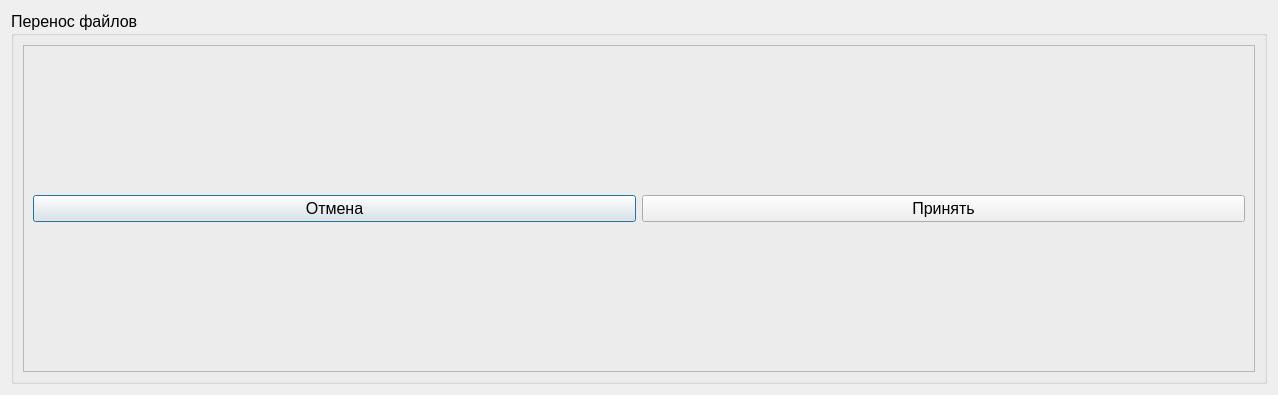
<?xml version="1.0" encoding="UTF-8"?>
<ui version="4.0">
 <class>Dialog</class>
 <widget class="QDialog" name="Dialog">
  <property name="geometry">
   <rect>
    <x>0</x>
    <y>0</y>
    <width>1278</width>
    <height>395</height>
   </rect>
  </property>
  <property name="font">
   <font>
    <pointsize>12</pointsize>
   </font>
  </property>
  <property name="windowTitle">
   <string>Настройки по умолчанию</string>
  </property>
  <layout class="QGridLayout" name="gridLayout">
   <item row="0" column="0">
    <widget class="QGroupBox" name="groupBox_copy_file">
     <property name="font">
      <font>
       <pointsize>12</pointsize>
      </font>
     </property>
     <property name="title">
      <string>Перенос файлов</string>
     </property>
     <layout class="QGridLayout" name="gridLayout_3">
      <item row="0" column="0">
       <widget class="QFrame" name="frame_default">
        <property name="frameShape">
         <enum>QFrame::StyledPanel</enum>
        </property>
        <property name="frameShadow">
         <enum>QFrame::Raised</enum>
        </property>
        <layout class="QGridLayout" name="gridLayout_4">
         <item row="1" column="0">
          <widget class="QPushButton" name="pushButton_cancel">
           <property name="text">
            <string>Отмена</string>
           </property>
          </widget>
         </item>
         <item row="0" column="0" colspan="2">
          <layout class="QGridLayout" name="gridLayout_copy_file"/>
         </item>
         <item row="1" column="1">
          <widget class="QPushButton" name="pushButton_accept">
           <property name="text">
            <string>Принять</string>
           </property>
          </widget>
         </item>
        </layout>
       </widget>
      </item>
     </layout>
    </widget>
   </item>
  </layout>
 </widget>
 <resources/>
 <connections/>
</ui>
